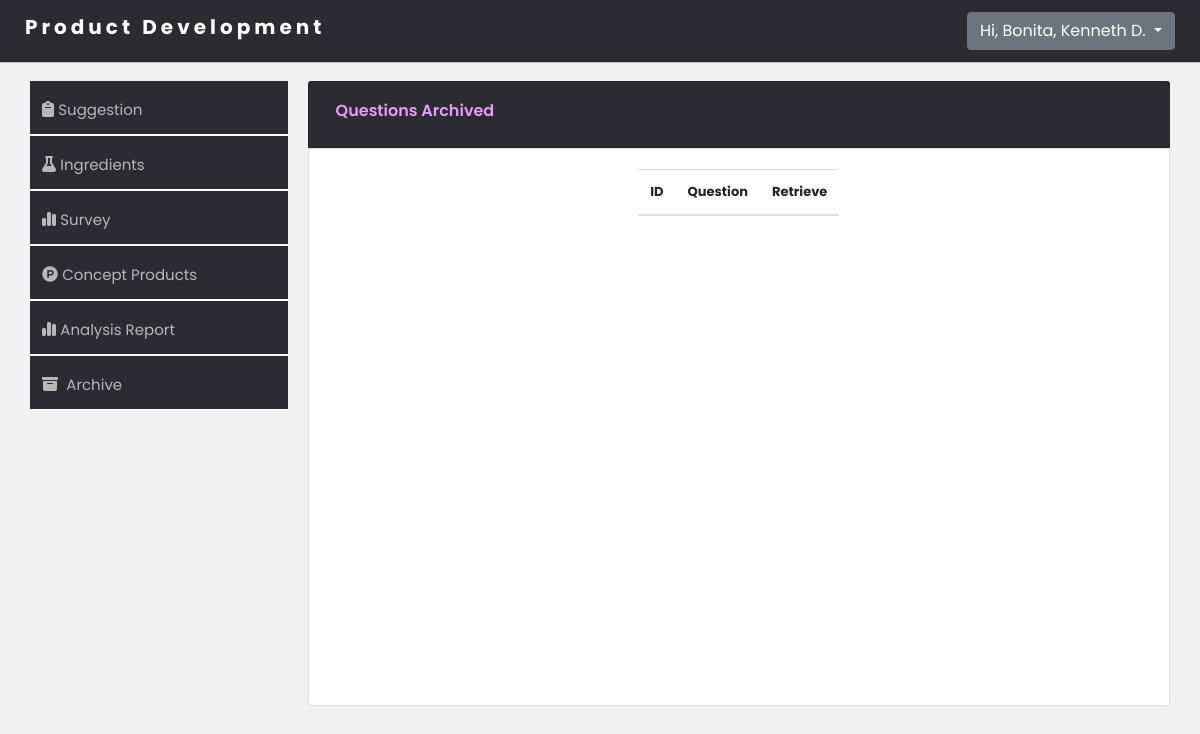
The page /product-development-system/webpage/retrieve-question.php (signed in) on the database as committed earlier.
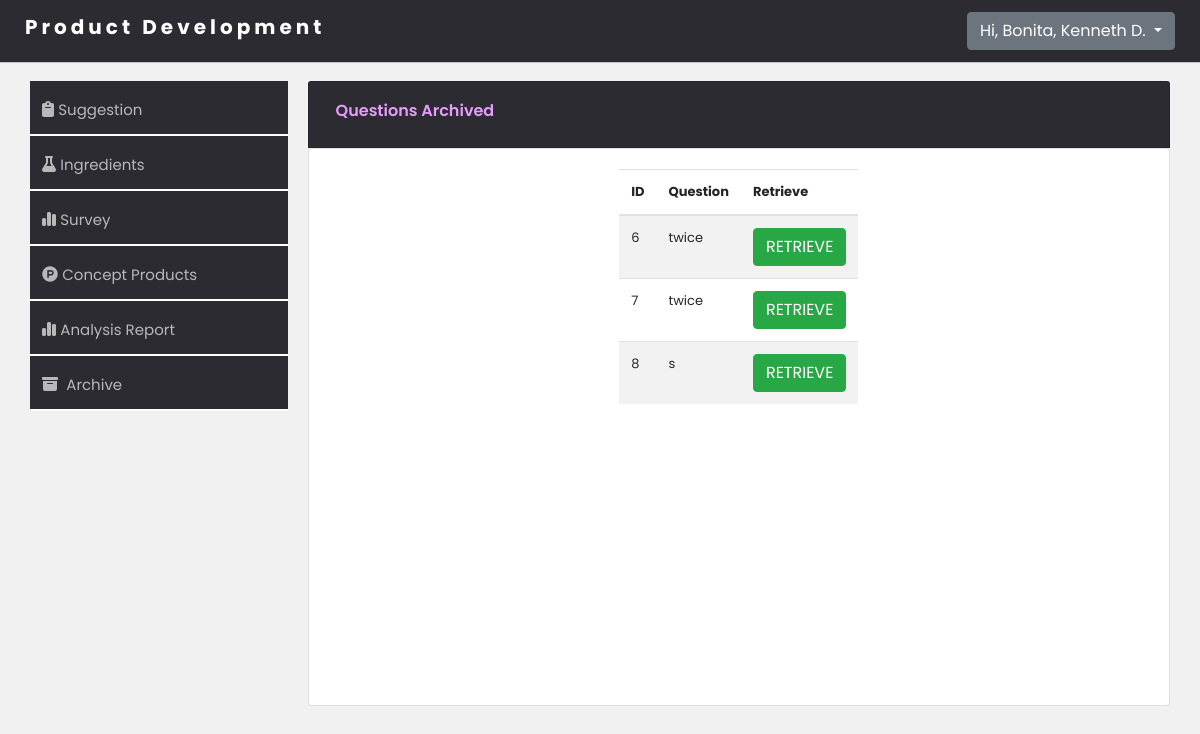
The same page on the database as committed later.
### tables this page shows
CREATE TABLE `tbl_question` (
  `id` int(11) NOT NULL,
  `question` varchar(255) DEFAULT NULL,
  `archive` varchar(255) DEFAULT NULL
);

### product-development-system/webpage/retrieve-question.php (the view, shortened to what the changed rows need)
<!DOCTYPE html>
<html lang="en">
<head>
    <link rel="stylesheet" href="https://stackpath.bootstrapcdn.com/bootstrap/4.2.1/css/bootstrap.min.css">
    <link rel="stylesheet" href="https://cdn.datatables.net/1.10.18/css/dataTables.bootstrap4.min.css">
    <link rel="stylesheet" href="./css/suggestion.css">
</head>
<body>
    <main>
        <div class="container ">
            <div class="cont-right">
                    <div class="container">
                        <div class="card card-body-cont">
                            <div class="card-body">
                                <?php
                                include_once '../webpage/includes/db-connection.php';
                                $query = "SELECT * FROM tbl_question WHERE archive = 'true'";
                                $query_run = mysqli_query($conn, $query);
                                ?>
                                <table id="datatableid" class="table table-striped table-responsive">
                                    <thead>
                                        <tr>
                                            <th scope="col"> ID</th>
                                            <th scope="col">Question</th>
                                            <th scope="col"> Retrieve </th>
                                        </tr>
                                    </thead>
                                    <tbody>
                                        <?php
                                        if ($query_run) {
                                            foreach ($query_run as $row) {
                                        ?>
                                                <tr>
                                                    <td><?php echo $row['id']; ?></td>
                                                    <td><?php echo $row['question']; ?></td>
                                                    <td>
                                                        <button type="button" class="btn btn-success retrievebtn3"> RETRIEVE </button>
                                                    </td>
                                                </tr>
                                        <?php
                                            }
                                        } else {
                                            echo "No Record Found";
                                        }
                                        ?>
                                    </tbody>
                                </table>
                            </div>
                        </div>
                    </div>
    </main>
</body>
</html>

Rows that differ between the two databases and show on the page:
now on this page (row edited): tbl_question: id "6", question "twice"
now on this page (row edited): tbl_question: id "7", question "twice"
added tbl_question: id "8", question "s"
